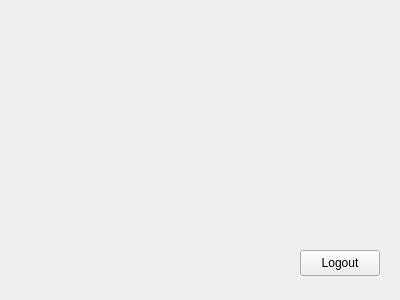
<?xml version="1.0" encoding="UTF-8"?>
<ui version="4.0">
 <class>second</class>
 <widget class="QDialog" name="second">
  <property name="geometry">
   <rect>
    <x>0</x>
    <y>0</y>
    <width>400</width>
    <height>300</height>
   </rect>
  </property>
  <property name="mouseTracking">
   <bool>false</bool>
  </property>
  <property name="contextMenuPolicy">
   <enum>Qt::DefaultContextMenu</enum>
  </property>
  <property name="windowTitle">
   <string>Dialog</string>
  </property>
  <widget class="QPushButton" name="pushButton">
   <property name="geometry">
    <rect>
     <x>300</x>
     <y>250</y>
     <width>80</width>
     <height>26</height>
    </rect>
   </property>
   <property name="cursor">
    <cursorShape>ArrowCursor</cursorShape>
   </property>
   <property name="contextMenuPolicy">
    <enum>Qt::DefaultContextMenu</enum>
   </property>
   <property name="acceptDrops">
    <bool>false</bool>
   </property>
   <property name="text">
    <string>Logout</string>
   </property>
   <property name="autoDefault">
    <bool>false</bool>
   </property>
  </widget>
 </widget>
 <resources/>
 <connections/>
</ui>
